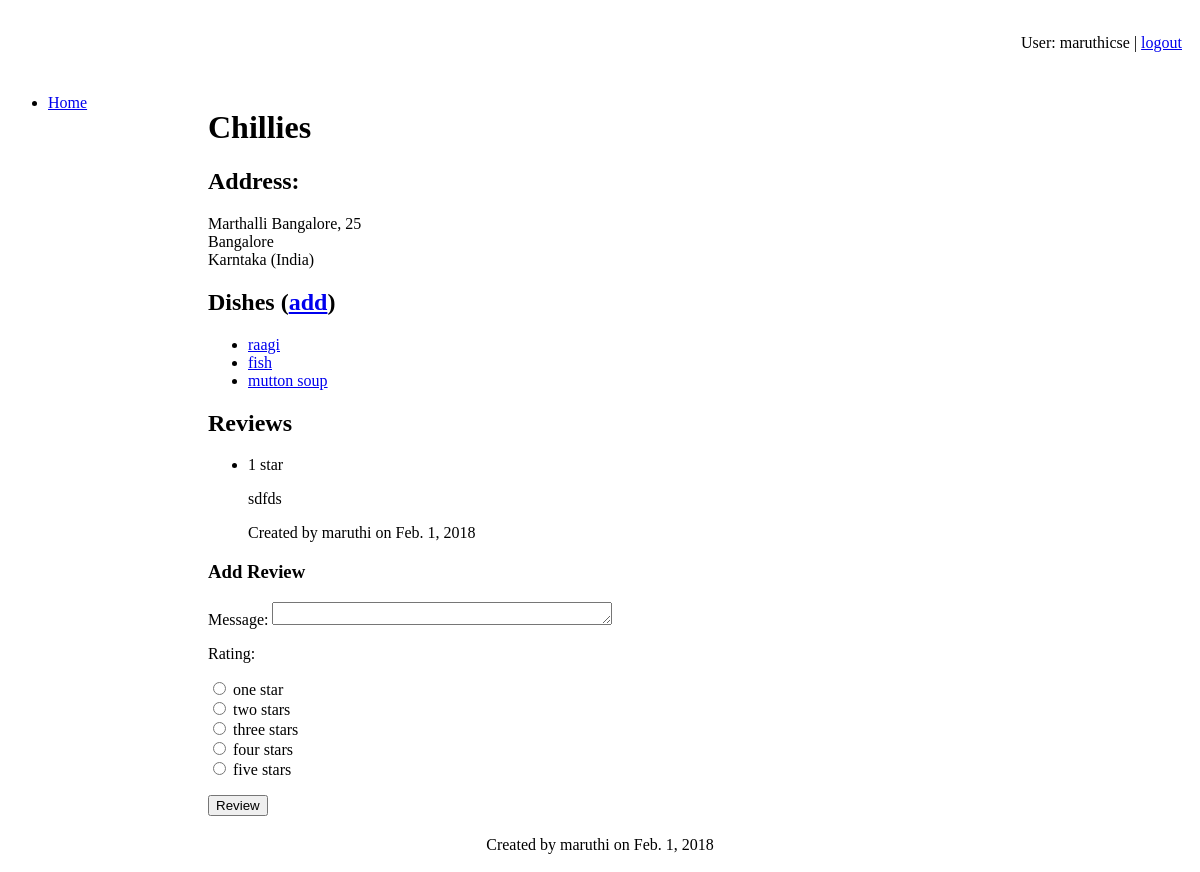
The app's page /myrestaurants/restaurants/2/ (signed in) with its own data.
### myrestaurants/models.py (models this page shows, shortened)
class Restaurant(models.Model):
    name = models.TextField()
    street = models.TextField(blank=True, null=True)
    number = models.IntegerField(blank=True, null=True)
    city = models.TextField(default="")
    zipCode = models.TextField(blank=True, null=True)
    stateOrProvince = models.TextField(blank=True, null=True)
    country = models.TextField(blank=True, null=True)
    telephone = models.TextField(blank=True, null=True)
    url = models.URLField(blank=True, null=True)
    user = models.ForeignKey(User, default=1)
    date = models.DateField(default=date.today)

class Dish(models.Model):
    name = models.TextField()
    description = models.TextField(blank=True, null=True)
    price = models.DecimalField('Euro amount', max_digits=8, decimal_places=2, blank=True,
        null=True)
    user = models.ForeignKey(User, default=1)
    date = models.DateField(default=date.today)
    image = models.ImageField(upload_to="myrestaurants", blank=True, null=True)
    restaurant = models.ForeignKey(Restaurant, null=True, related_name='dishes')

class Review(models.Model):
    RATING_CHOICES = ((1, 'one'), (2, 'two'), (3, 'three'), (4, 'four'), (5, 'five'))
    rating = models.PositiveSmallIntegerField('Rating (stars)', blank=False, default=3, choices=RATING_CHOICES)
    comment = models.TextField(blank=True, null=True)
    user = models.ForeignKey(User, default=1)
    date = models.DateField(default=date.today)
    class Meta:
        abstract = True

class RestaurantReview(Review):
    restaurant = models.ForeignKey(Restaurant)

### myrestaurants/views.py (the view)
class RestaurantDetail(DetailView):
    model = Restaurant
    template_name = 'myrestaurants/restaurant_detail.html'
    def get_context_data(self, **kwargs):
        context = super(RestaurantDetail, self).get_context_data(**kwargs)
        context['RATING_CHOICES'] = RestaurantReview.RATING_CHOICES
        return context

### myrestaurants/templates/myrestaurants/restaurant_detail.html (shortened to what this page needs)
{% extends "myrestaurants/base.html" %}
{% block content %}
<h1>
    {{ restaurant.name }}
</h1>
<h2>Address:</h2>
<p>
    {{ restaurant.street }}, {{ restaurant.number }} <br/>
    {{ restaurant.zipcode }} {{ restaurant.city }} <br/>
    {{ restaurant.stateOrProvince }} ({{ restaurant.country }})
</p>
<h2>
    Dishes
    {% if user %}
        (<a href="{% url 'myrestaurants:dish_create' restaurant.id %}">add</a>)
    {% endif %}
</h2>
<ul>
    {% for dish in restaurant.dishes.all %}
        <li><a href="{% url 'myrestaurants:dish_detail' restaurant.id dish.id %}">
            {{ dish.name }}</a></li>
    {% empty %}<li>Sorry, no dishes for this restaurant yet.</li>
    {% endfor %}
</ul>
<h2>Reviews</h2>
<ul>
    {% for review in restaurant.restaurantreview_set.all %}
        <li>
            <p>{{ review.rating }} star{{ review.rating|pluralize }}</p>
            <p>{{ review.comment }}</p>
            <p>Created by {{ review.user }} on {{ review.date }}</p>
        </li>
    {% endfor %}
</ul>
<h3>Add Review</h3>
<form action="{% url 'myrestaurants:review_create' restaurant.id %}" method="post">
    Message: <textarea name="comment" id="comment" rows="4"></textarea>
    <p>Rating:</p>
    <p>{% for rate in RATING_CHOICES %}
    <input type="radio" name="rating" id="rating{{ forloop.counter }}" value="{{ rate.0 }}" />
    <label for="choice{{ forloop.counter }}">{{ rate.1 }} star{{ rate.0|pluralize }}</label>
    <br/>{% endfor %}
    </p>
    <input type="submit" value="Review" />
</form>
{% endblock %}
{% block footer %}
    Created by {{ restaurant.user }} on {{ restaurant.date }}
{% endblock %}

### myrestaurants/templates/myrestaurants/base.html (shortened to what this page needs)
{% load staticfiles %}
<!DOCTYPE html>
<html lang="en">
<head>
    <link rel="stylesheet" href="{% static "style/base.css" %}" />
</head>
<body>
<div id="header">
    {% block header %}
        {% if user.username %}
            <p>User: {{ user.username }} | <a href="{% url 'logout' %}?next={{request.path}}">logout</a></p>
        {% else %}
            <p><a href="{% url 'login' %}?next={{request.path}}">login</a></p>{% endif %}
    {% endblock %}
</div>
<div id="sidebar">
    {% block sidebar %}<ul><li><a href="/myrestaurants">Home</a></li></ul>{% endblock %}
</div>
<div id="content">
    {% block content %}{% endblock %}
</div>
<div id="footer">{% block footer %}{% endblock %}</div>
</body>
</html>

### myrestaurants/static/style/base.css (style rules this page uses)
#header { margin: 0; padding: 10px; text-align: right; }
#content { margin-left: 190px; padding: 10px; }
#sidebar { float: left; width: 190px; }
#footer { margin: 0; padding: 10px; text-align: center; }
textarea, input[type=number], input[type=url] { height: 1.25em; width: 25em; }

### records on screen
Restaurant: name "Chillies", street "Marthalli Bangalore", number "25", city "Bangalore", stateOrProvince "Karntaka", country "India", user "maruthi", date "Feb. 1, 2018"
Dish: name "raagi"
Dish: name "fish"
Dish: name "mutton soup"
RestaurantReview: rating "1", comment "sdfds", user "maruthi", date "Feb. 1, 2018"

### other values on screen
{{ user.username }} "maruthicse"
{{ rate.1 }} "one" "two" "three" "four" "five"
